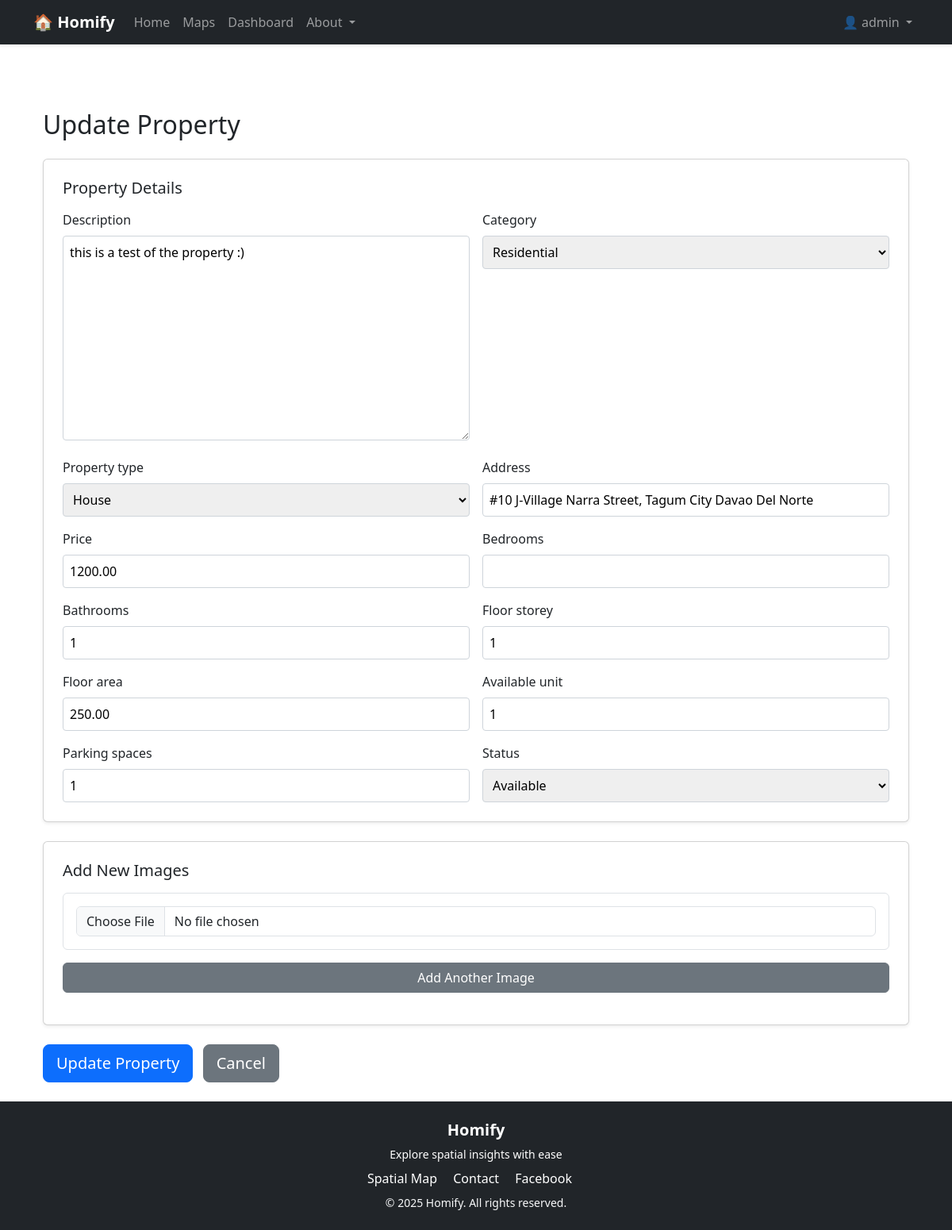
Screenshot of /listings/25/update/ (signed in) with the database file from the repository.
### listings/models.py (models this page shows, shortened)
class Property(models.Model):
    owner = models.ForeignKey(User, on_delete=models.CASCADE, related_name="properties")
    description = models.TextField(max_length=500, blank=True)
    CATEGORY_CHOICES = [
        ("residential", "Residential"),
        ("commercial", "Commercial"),
    ]
    category = models.CharField(max_length=20, choices=CATEGORY_CHOICES, default="residential")
    PROPERTY_TYPES = [
        ("house", "House"),
        ("boarding_hosuse", "Boarding House"),
        ("apartment", "Apartment"),
        ("condo", "Condominium"),
        ("lot", "Lot"),
        ("commercial_lot", "Commercial Lot"),
        ("office", "Office Space"),
    ]
    property_type = models.CharField(max_length=50, choices=PROPERTY_TYPES)
    address = models.CharField(max_length=200, blank=True)
    price = models.DecimalField(max_digits=12, decimal_places=2, blank=True, null=True)
    bedrooms = models.IntegerField(blank=True, null=True)
    bathrooms = models.IntegerField(blank=True, null=True)
    floor_storey = models.IntegerField(blank=True, null=True, default=1)
    floor_area = models.DecimalField(max_digits=10, decimal_places=2, blank=True, null=True)
    available_unit = models.IntegerField(blank=True, null=True, default=1)
    parking_spaces = models.IntegerField(blank=True, null=True)
    image = models.ImageField(upload_to="property_images/", blank=True, null=True)
    STATUS_CHOICES = [
        ("available", "Available"),
        ("rented", "Rented"),
        ("for_sale", "For Sale"),
        ("sold", "Sold"),
    ]
    status = models.CharField(max_length=20, choices=STATUS_CHOICES, default="available")
    created_at = models.DateTimeField(auto_now_add=True)
    updated_at = models.DateTimeField(auto_now=True)
    latitude = models.FloatField(blank=True, null=True)
    longitude = models.FloatField(blank=True, null=True)

### listings/views.py (the view, shortened to what this page needs)
# urls.py: path('<int:pk>/update/', PropertyUpdateView.as_view(), name='listing_update'),
class PropertyUpdateView(LoginRequiredMixin, UpdateView):
    model = Property
    form_class = PropertyForm
    template_name = "listings/listing_update.html"
    success_url = reverse_lazy("listing_user")
    def get_queryset(self):
        return Property.objects.filter(owner=self.request.user)

### listings/forms.py
class PropertyForm(forms.ModelForm):
    class Meta:
        model = Property
        exclude = ["owner", "created_at", "updated_at", 'image', 'latitude', 'longitude']

### templates/listings/listing_update.html (shortened to what this page needs)
{% extends "base.html" %}
{% block content %}
<div class="container mt-5">
  <h2 class="mb-4">Update Property</h2>
  <form method="post" enctype="multipart/form-data" id="propertyForm">
    <div class="card mb-4 shadow-sm p-4">
      <h5 class="mb-3">Property Details</h5>
      <div class="row g-3">
        {% for field in form %}
          <div class="col-md-6">
            <label class="form-label">{{ field.label }}</label>
            {{ field }}
          </div>
        {% endfor %}
      </div>
    </div>
    <div class="card mb-4 shadow-sm p-4">
      <h5 class="mb-3">Add New Images</h5>
      <div id="imageFields">
        <div class="mb-3 p-3 border rounded image-field">
          <input type="file" name="images" class="form-control">
        </div>
      </div>
      <button type="button" class="btn btn-secondary mb-3" id="addImageBtn">Add Another Image</button>
    </div>
    <button type="submit" class="btn btn-primary btn-lg">Update Property</button>
    <a href="{% url 'listing_user' %}" class="btn btn-secondary btn-lg ms-2">Cancel</a>
  </form>
</div>
{% endblock %}

### templates/base.html (shortened to what this page needs)
{% load static %}
<!DOCTYPE html>
<html lang="en">
  <head>
      {% load bootstrap5 %}
      {% bootstrap_css %}
    <link rel="stylesheet" href="https://cdn.jsdelivr.net/npm/bootstrap-icons@1.11.3/font/bootstrap-icons.css">
  </head>
  <body class="d-flex flex-column min-vh-100">
    <nav class="navbar navbar-expand-md navbar-dark bg-dark fixed-top shadow-sm">
      <div class="container">
        <a class="navbar-brand fw-bold" href="{% url 'homepage' %}">🏠 Homify</a>
        <div class="collapse navbar-collapse" id="navbarCollapse">
          <ul class="navbar-nav me-auto mb-2 mb-md-0">
            <li class="nav-item">
              <a class="nav-link" href="{% url 'homepage' %}">Home</a>
            </li>
            <li class="nav-item">
              <a class="nav-link" href="{% url 'listing_cardlist' %}">Maps</a>
            </li>
            {% if user.is_authenticated %}
            <li class="nav-item">
              <a class="nav-link" href="{% url 'listing_user' %}">Dashboard</a>
            </li>
            {% endif %}
            <li class="nav-item dropdown">
              <a class="nav-link dropdown-toggle" href="#" role="button" data-bs-toggle="dropdown">
                About
              </a>
            </li>
          </ul>
          {% if user.is_authenticated %}
          <ul class="navbar-nav ms-auto">
            <li class="nav-item dropdown">
              <a class="nav-link dropdown-toggle" href="#" id="userMenu"
                 role="button" data-bs-toggle="dropdown" aria-expanded="false">
                👤 {{ user.username }}
              </a>
            </li>
          </ul>
          {% else %}
          <div class="d-flex ms-auto">
            <a href="{% url 'login' %}" class="btn btn-outline-success me-2">Log In</a>
            <a href="{% url 'signup' %}" class="btn btn-primary fw-semibold">Sign Up</a>
          </div>
          {% endif %}
        </div>
      </div>
    </nav>
    <main class="container flex-grow-1" style="padding-top: 90px;">
      {% block content %}{% endblock content %}
    </main>
    {% include 'page_footer.html' %}
  </body>
</html>

### templates/listings/listing_update.html (style rules this page uses)
input, select, textarea { width: 100%; padding: 0.5rem; border-radius: 0.25rem; border: 1px solid #ced4da; }

### rows the page displays
Property: form "this is a test of the property :)" "Residential" "House" "#10 J-Village Narra Street, Tagum City Davao Del Norte" "1200.00" "1" "1" "250.00" "1" "1" "Available"

### other values shown
{{ user.username }} "admin"
{{ field.label }} "Description" "Category" "Property type" "Address" "Price" "Bedrooms" "Bathrooms" "Floor storey" "Floor area" "Available unit" "Parking spaces" "Status"
